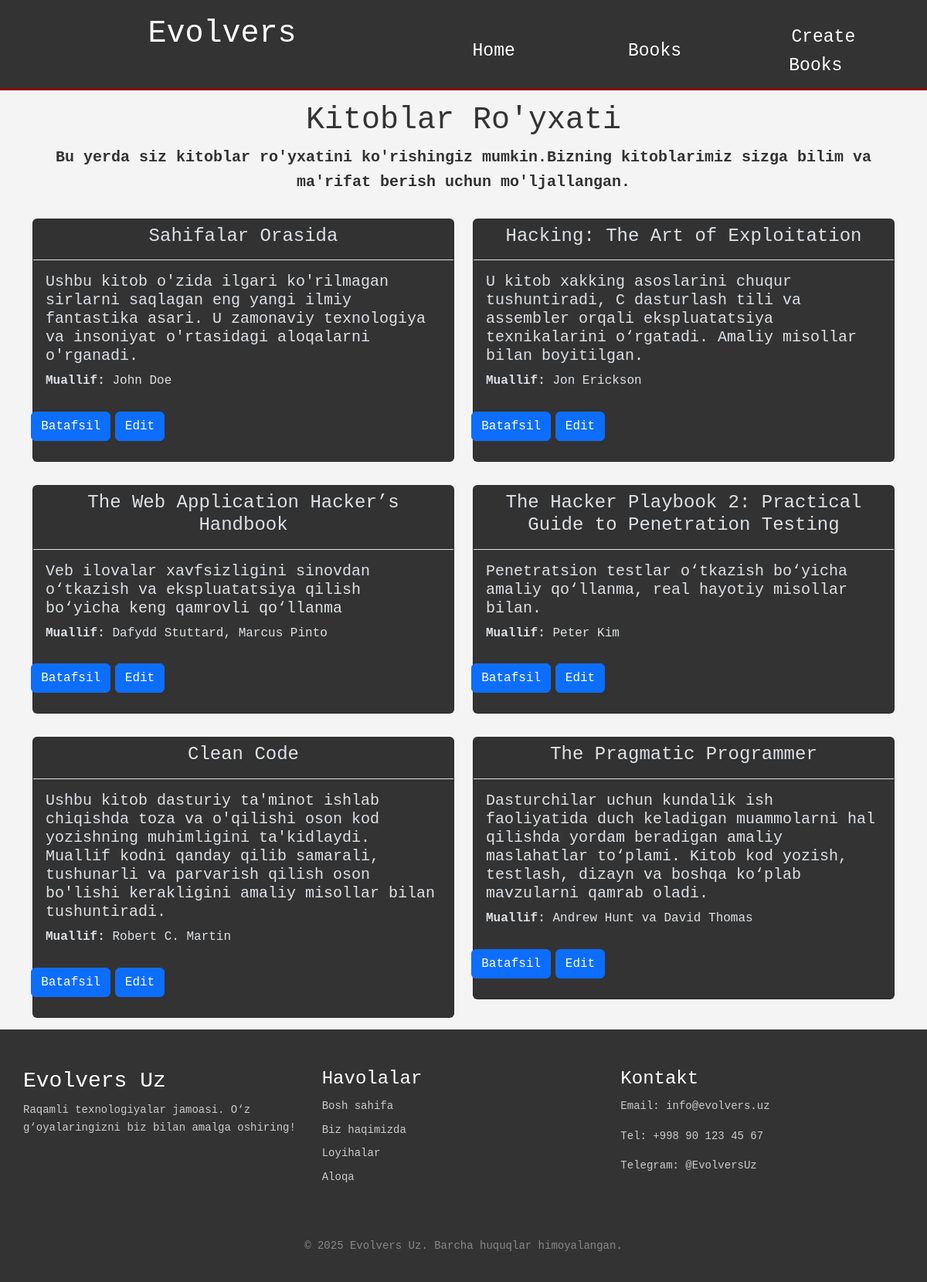
The page /books/ on the database its author committed.
### book/models.py (models this page shows, shortened)
class Book(models.Model):
    name=models.CharField(max_length=100)
    author=models.CharField(max_length=100)
    description=models.TextField()
    published_date = models.DateField(null=True, blank=True)
    url=models.URLField(blank=True)

### book/views.py (the view)
# urls.py: path('books/',book_list,name='books'),
def book_list(request):
    books=Book.objects.all()
    return render(request,"book/books.html",{'books':books})

### templates/book/books.html (shortened to what this page needs)
{% extends './base.html' %}
{% load static %}
{% block content %}
<link rel="stylesheet" href="{% static 'css/books.css' %}">
<div class="bookslist">
   <div class="container">
        <div class="headerbooklist">
            <h1>Kitoblar Ro'yxati</h1>
            <p>Bu yerda siz kitoblar ro'yxatini ko'rishingiz mumkin.Bizning kitoblarimiz sizga bilim va ma'rifat berish uchun mo'ljallangan.</p>
        </div>
        <div class="row rbook">
        {% for book in books %}
            <div class="col-6 ">
                <div class="card cardbook">
                    <div class="card-header">
                       <h4>{{book.name}}</h4>
                      </div>
                    <div class="card-body">
                        <h5 class="card-title">{{book.description}}</h5>
                        <p class="card-text"><strong>Muallif:</strong> {{book.author}}</p>
                        <div class="row">
                            <div class="col-2 buttons"> <a href="{{book.url}}" class="btn btn-primary">Batafsil</a></div>
                            <div class="col-2 buttons"> <a href="{% url 'book_detail' book.id %}" class="btn btn-primary">Edit</a></div>
                        </div>
                    </div>
                </div>
            </div>
        {% endfor %}
        </div>
   </div>
</div>
{% endblock %}

### templates/book/base.html (shortened to what this page needs)
{% load static %}
<!DOCTYPE html>
<html lang="en">
<head>
    <link href="https://cdn.jsdelivr.net/npm/bootstrap@5.3.5/dist/css/bootstrap.min.css" rel="stylesheet">
    <link rel="stylesheet" href="{% static 'css/styles.css' %}">
    <link rel="stylesheet" href="{% static 'css/footer.css' %}">
</head>
<body>
   <div class="header">
        <div class="container">
            <div class="row">
                <div class="col-5 evolvers">
                    <h1>Evolvers</h1>
                </div>
                <div class="col">
                    <div class="row">
                        <div class="navbar menu">
                            <div class="col"><a href="{% url 'home' %}">Home</a></div>
                            <div class="col"><a href="{% url 'books' %}">Books</a></div>
                            <div class="col"><a href="{% url 'create_book'%}">Create Books</a></div>
                        </div>
                    </div>
                </div>
            </div>
        </div>
   </div>
        {% block content %}
        {% endblock %}
  <footer class="footer">
    <div class="footer-container">
        <div class="footer-column">
            <h3>Evolvers Uz</h3>
            <p>Raqamli texnologiyalar jamoasi. O‘z g‘oyalaringizni biz bilan amalga oshiring!</p>
        </div>
        <div class="footer-column">
            <h4>Havolalar</h4>
            <ul>
                <li><a href="#">Bosh sahifa</a></li>
                <li><a href="#">Biz haqimizda</a></li>
                <li><a href="#">Loyihalar</a></li>
                <li><a href="#">Aloqa</a></li>
            </ul>
        </div>
        <div class="footer-column">
            <h4>Kontakt</h4>
            <p>Email: info@evolvers.uz</p>
            <p>Tel: +998 90 123 45 67</p>
            <p>Telegram: @EvolversUz</p>
        </div>
    </div>
    <div class="footer-bottom">
        <p>&copy; 2025 Evolvers Uz. Barcha huquqlar himoyalangan.</p>
    </div>
</footer>
</body>
</html>

### static/css/styles.css (style rules this page uses)
body { margin: 0; padding: 0; font-family:'Courier New', Courier, monospace; background-color: #f4f4f4; color: #333; line-height: 1.6; }
.header { background-color: #333; color: #ffffff; text-align: center; border-bottom: 3px solid #8b0404; }
.evolvers { display: flex; justify-content: center; flex-wrap: wrap; margin: 20px; }
.menu { display: flex; justify-content: center; background-color: #333; padding: 10px 0; margin-top: 5px; }
.menu .col { margin: 0 20px; margin-top: 15px; justify-content: center; }
.menu .col a { font-size: 23px; text-decoration: none; color: #333; margin-right: 20px; color: #ffffff; }

### static/css/footer.css (style rules this page uses)
.footer { background-color: #333; color: #ccc; padding: 40px 20px 20px; font-size: 14px; }
.footer-container { display: flex; flex-wrap: wrap; justify-content: space-between; max-width: 1200px; margin: auto; padding-bottom: 20px; border-bottom: 1px solid #333; }
.footer-column { flex: 1 1 300px; margin: 10px; }
.footer-column h3, .footer-column h4 { color: #fff; margin-bottom: 10px; }
.footer-column ul { list-style: none; padding: 0; }
.footer-column ul li { margin-bottom: 8px; }
.footer-column ul li a { color: #ccc; text-decoration: none; transition: color 0.3s ease; }
.footer-bottom { text-align: center; margin-top: 20px; color: #888; }

### static/css/books.css (style rules this page uses)
.headerbooklist { margin-top: 15px; text-align: center; font-size: 20px; font-weight: bold; color: #333; }
.cardbook { background-color: #333; margin-top: 15px; margin-bottom: 15px; }
.card-header { border-bottom: 1px solid #dee2e6; color: #dee2e6; text-align: center; font-size: 20px; font-weight: bold; }
.card-body { color: #dee2e6; justify-content: center; margin: 0; }
.buttons { display: flex; justify-content: center; margin-top: 10px; margin-bottom: 10px; }

### rows shown on the page
Book: name "Sahifalar Orasida", description "Ushbu kitob o'zida ilgari ko'rilmagan sirlarni saqlagan eng yangi ilmiy fantastika asari. U zamonaviy texnologiya va insoniyat o'rtasidagi aloqalarni o'rganadi.", author "John Doe"
Book: name "Hacking: The Art of Exploitation", description "U kitob xakking asoslarini chuqur tushuntiradi, C dasturlash tili va assembler orqali ekspluatatsiya texnikalarini o‘rgatadi. Amaliy misollar bilan boyitilgan.", author "Jon Erickson"
Book: name "The Web Application Hacker’s Handbook", description "Veb ilovalar xavfsizligini sinovdan o‘tkazish va ekspluatatsiya qilish bo‘yicha keng qamrovli qo‘llanma", author "Dafydd Stuttard, Marcus Pinto"
Book: name "The Hacker Playbook 2: Practical Guide to Penetration Testing", description "Penetratsion testlar o‘tkazish bo‘yicha amaliy qo‘llanma, real hayotiy misollar bilan.", author "Peter Kim"
Book: name "Clean Code", description "Ushbu kitob dasturiy ta'minot ishlab chiqishda toza va o'qilishi oson kod yozishning muhimligini ta'kidlaydi. Muallif kodni qanday qilib samarali, tushunarli va parvarish qilish oson bo'lishi kerakligini amaliy misollar bilan tushuntiradi.", author "Robert C. Martin"
Book: name "The Pragmatic Programmer", description "Dasturchilar uchun kundalik ish faoliyatida duch keladigan muammolarni hal qilishda yordam beradigan amaliy maslahatlar to‘plami. Kitob kod yozish, testlash, dizayn va boshqa ko‘plab mavzularni qamrab oladi.", author "Andrew Hunt va David Thomas"
